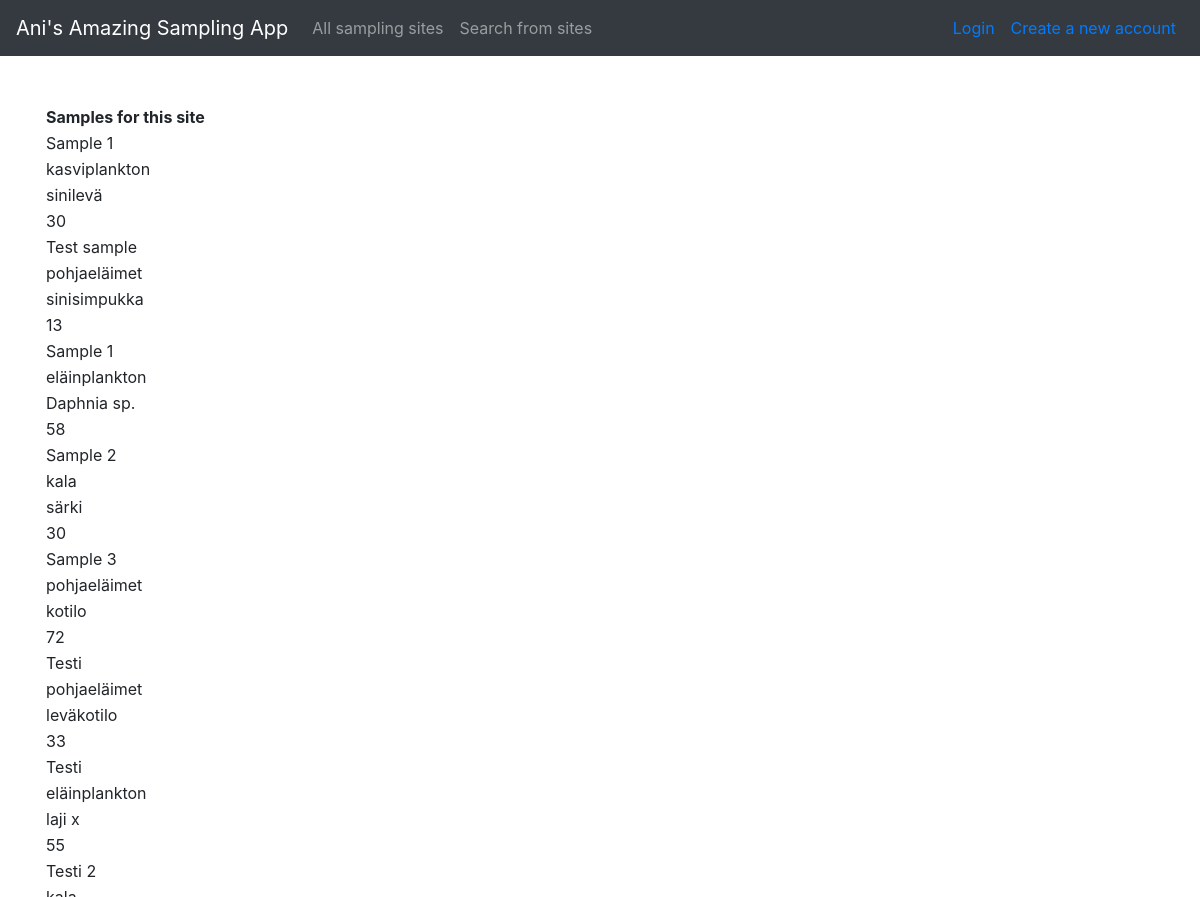
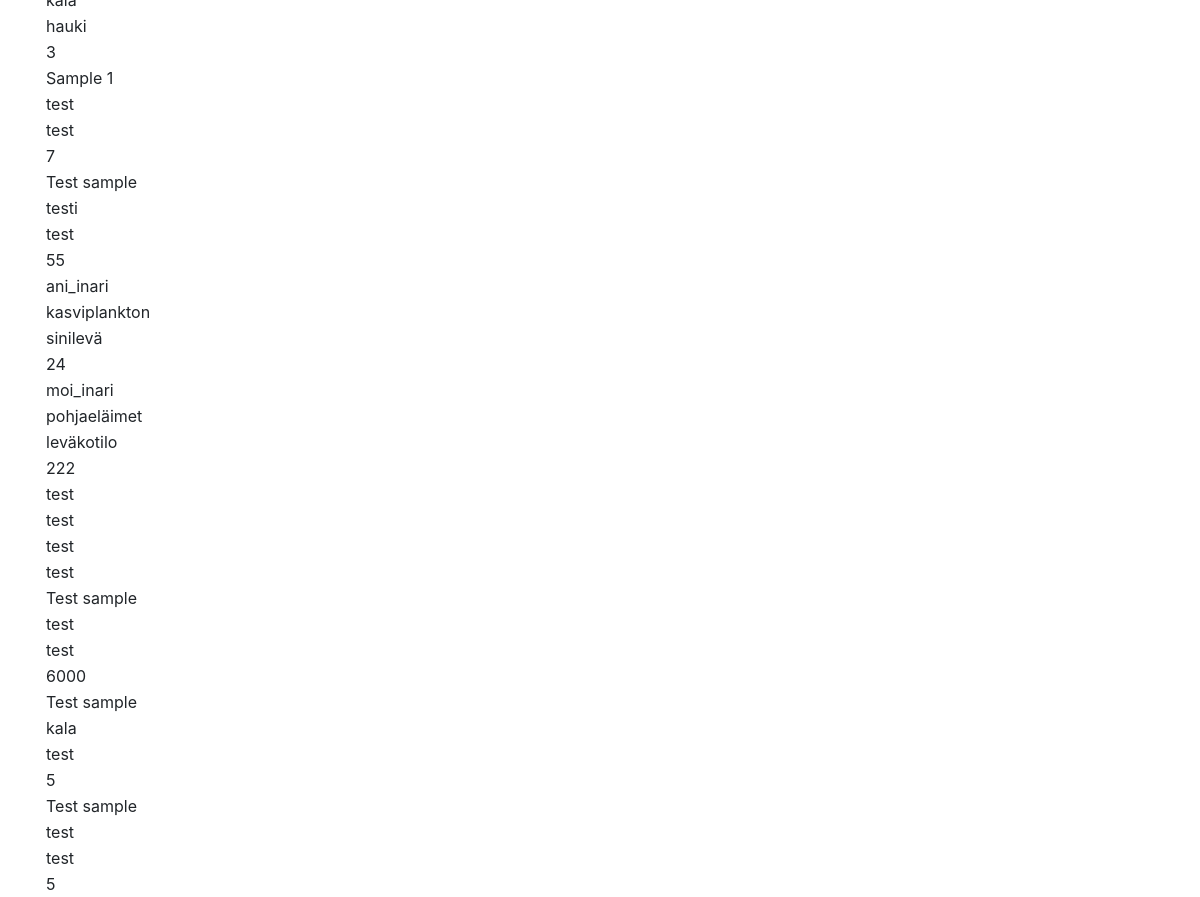
The app's page /samples with its own data (2 pictures, top to bottom).
### application/samples/models.py (models this page shows, shortened)
class Sample(Base):
    __tablename__="sample"
    samplename = db.Column(db.String(144), nullable=False)
    sampletype = db.Column(db.String(144), nullable=False, index=True)
    species = db.Column(db.String(144), nullable=False, index=True)
    amount = db.Column(db.String(144), nullable=False)
    site_id = db.Column(db.Integer, db.ForeignKey('site.id'),
                           nullable=False)

### application/samples/views.py (the view)
@app.route("/samples", methods=["GET"])
def samples_index():
    return render_template("samples/list.html", samples = Sample.query.all())

### application/templates/samples/list.html
{% extends "layout.html" %}
{% block body %}
<table>
  <br>
  <tr>
    <th>Samples for this site</th>
  </tr>
  {% for sample in samples %}
  <tr>
    <td>{{ sample.samplename }}</td>
  </tr>
  <tr>
    <td>{{ sample.sampletype }}</td>
  </tr>
  <tr>
    <td>{{ sample.species }}</td>
  </tr>
  <tr>
    <td>{{ sample.amount }}</td>
  </tr>
  {% endfor %}
</table>
{% endblock %}

### records on screen
Sample: samplename "Sample 1", sampletype "kasviplankton", species "sinilevä", amount "30"
Sample: samplename "Test sample", sampletype "pohjaeläimet", species "sinisimpukka", amount "13"
Sample: samplename "Sample 1", sampletype "eläinplankton", species "Daphnia sp.", amount "58"
Sample: samplename "Sample 2", sampletype "kala", species "särki", amount "30"
Sample: samplename "Sample 3", sampletype "pohjaeläimet", species "kotilo", amount "72"
Sample: samplename "Testi", sampletype "pohjaeläimet", species "leväkotilo", amount "33"
Sample: samplename "Testi", sampletype "eläinplankton", species "laji x", amount "55"
Sample: samplename "Testi 2", sampletype "kala", species "hauki", amount "3"
Sample: samplename "Sample 1", sampletype "test", species "test", amount "7"
Sample: samplename "Test sample", sampletype "testi", species "test", amount "55"
Sample: samplename "ani_inari", sampletype "kasviplankton", species "sinilevä", amount "24"
Sample: samplename "moi_inari", sampletype "pohjaeläimet", species "leväkotilo", amount "222"
Sample: samplename "test", sampletype "test", species "test", amount "test"
Sample: samplename "Test sample", sampletype "test", species "test", amount "6000"
Sample: samplename "Test sample", sampletype "kala", species "test", amount "5"
Sample: samplename "Test sample", sampletype "test", species "test", amount "5"
